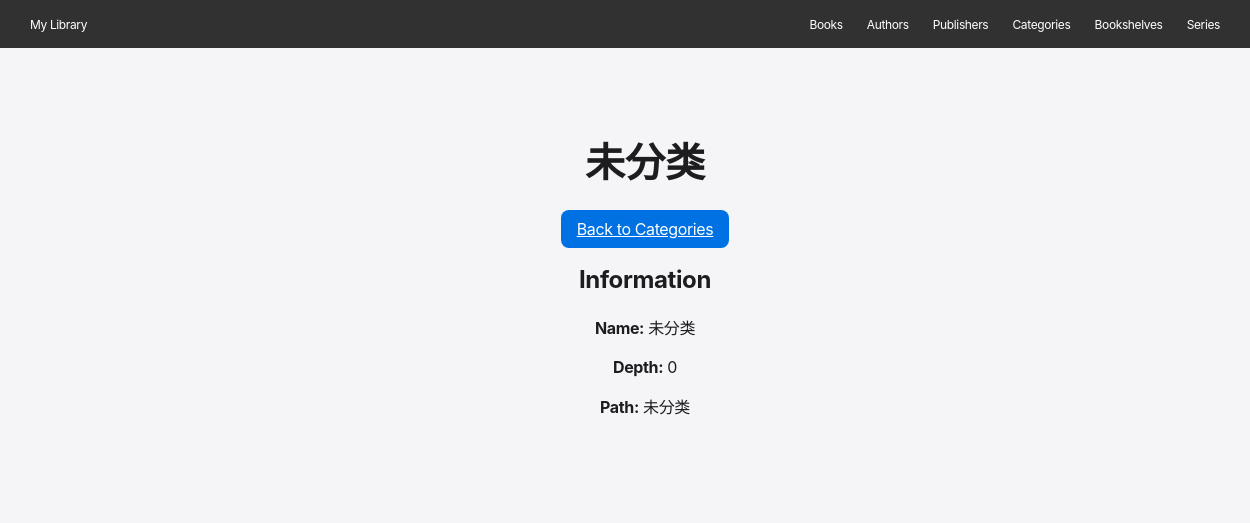
Screenshot of /categories/1 with the database file from the repository.
### models/category.py (models this page shows, shortened)
class Category(Base):
    __tablename__ = 'categories'
    id: Mapped[int] = mapped_column(Integer, primary_key=True, index=True)
    name: Mapped[str] = mapped_column(String(255), nullable=False)
    parent_id: Mapped[Optional[int]] = mapped_column(Integer, ForeignKey('categories.id'), nullable=True)
    intro: Mapped[Optional[str]] = mapped_column(String(1000), nullable=True)
    depth: Mapped[int] = mapped_column(Integer, default=0)
    path: Mapped[Optional[str]] = mapped_column(String(500), nullable=True)
    parent_category = relationship("Category", remote_side=[id], backref="children")
    books: Mapped[List["Book"]] = relationship(back_populates="category")

### main.py (the view)
@app.get("/categories/{category_id}")
async def category_details(request: Request, category_id: int, db: Session = Depends(get_db)):
    category = db.query(Category).filter(Category.id == category_id).first()
    if not category:
        raise HTTPException(status_code=404, detail="Category not found")
    return templates.TemplateResponse("category_details.html", {"request": request, "category": category})

### templates/category_details.html (shortened to what this page needs)
{% extends "base.html" %}
{% block content %}
<section class="section light">
    <div class="container">
        <h1 class="section-heading">{{ category.name }}</h1>
        <a href="/categories" class="btn-primary-blue">Back to Categories</a>
        <div class="details-content">
            <h2>Information</h2>
            <p><strong>Name:</strong> {{ category.name }}</p>
            <p><strong>Depth:</strong> {{ category.depth }}</p>
            {% if category.path %}
            <p><strong>Path:</strong> {{ category.path }}</p>
            {% endif %}
        </div>
    </div>
</section>
{% endblock %}</content>

### static/css/styles.css (style rules this page uses)
:root { --pure-black: #000000; --light-gray: #f5f5f7; --near-black: #1d1d1f; --apple-blue: #0071e3; --link-blue: #0066cc; --bright-blue: #2997ff; --white: #ffffff; --black-80: rgba(0, 0, 0, 0.8); --black-48: rgba(0, 0, 0, 0.48); --dark-surface-1: #272729; --dark-surface-2: #262628; --dark-surface-3: #28282a; --dark-surface-4: #2a2a2d; --dark-surface-5: #242426; --button-active: #ededf2; --button-default-light: #fafafc; --overlay: rgba(210, 210, 215, 0.64); --white-32: rgba(255, 255, 255, 0.32); --card-shadow: rgba(0, 0, 0, 0.22) 3px 5px 30px 0px; }
body { font-family: 'SF Pro Display', 'SF Pro Text', 'SF Pro Icons', 'Helvetica Neue', Helvetica, Arial, sans-serif; margin: 0; padding: 0; line-height: 1.47; letter-spacing: -0.374px; color: var(--near-black); background-color: var(--light-gray); }
.section-heading { font-family: 'SF Pro Display', sans-serif; font-size: 40px; font-weight: 600; line-height: 1.10; letter-spacing: normal; }
.btn-primary-blue { background-color: var(--apple-blue); color: var(--white); padding: 8px 15px; border-radius: 8px; border: 1px solid transparent; font: inherit; cursor: pointer; transition: background-color 0.2s; }
.section { width: 100%; padding: 60px 20px; text-align: center; }
.section.light { background-color: var(--light-gray); color: var(--near-black); }
.container { max-width: 980px; margin: 0 auto; padding: 0 20px; }

### rows the page displays
Category: name "未分类", depth "0", path "未分类"
